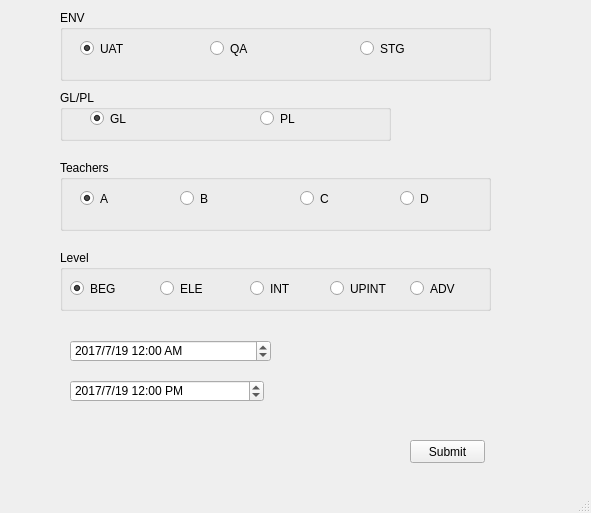
<?xml version="1.0" encoding="UTF-8"?>
<ui version="4.0">
 <class>MainWindow</class>
 <widget class="QMainWindow" name="MainWindow">
  <property name="geometry">
   <rect>
    <x>0</x>
    <y>0</y>
    <width>591</width>
    <height>513</height>
   </rect>
  </property>
  <property name="windowTitle">
   <string>MainWindow</string>
  </property>
  <widget class="QWidget" name="centralwidget">
   <widget class="QPushButton" name="pushButton">
    <property name="geometry">
     <rect>
      <x>410</x>
      <y>440</y>
      <width>75</width>
      <height>23</height>
     </rect>
    </property>
    <property name="text">
     <string>Submit</string>
    </property>
   </widget>
   <widget class="QGroupBox" name="groupBox">
    <property name="geometry">
     <rect>
      <x>60</x>
      <y>10</y>
      <width>431</width>
      <height>71</height>
     </rect>
    </property>
    <property name="title">
     <string>ENV</string>
    </property>
    <widget class="QRadioButton" name="radioButton">
     <property name="geometry">
      <rect>
       <x>20</x>
       <y>30</y>
       <width>82</width>
       <height>17</height>
      </rect>
     </property>
     <property name="text">
      <string>UAT</string>
     </property>
     <property name="checked">
      <bool>true</bool>
     </property>
    </widget>
    <widget class="QRadioButton" name="radioButton_2">
     <property name="geometry">
      <rect>
       <x>150</x>
       <y>30</y>
       <width>82</width>
       <height>17</height>
      </rect>
     </property>
     <property name="text">
      <string>QA</string>
     </property>
    </widget>
    <widget class="QRadioButton" name="radioButton_3">
     <property name="geometry">
      <rect>
       <x>300</x>
       <y>30</y>
       <width>82</width>
       <height>17</height>
      </rect>
     </property>
     <property name="text">
      <string>STG</string>
     </property>
    </widget>
   </widget>
   <widget class="QGroupBox" name="groupBox_3">
    <property name="geometry">
     <rect>
      <x>60</x>
      <y>160</y>
      <width>431</width>
      <height>71</height>
     </rect>
    </property>
    <property name="title">
     <string>Teachers</string>
    </property>
    <widget class="QRadioButton" name="radioButton_6">
     <property name="geometry">
      <rect>
       <x>20</x>
       <y>30</y>
       <width>82</width>
       <height>17</height>
      </rect>
     </property>
     <property name="text">
      <string>A</string>
     </property>
     <property name="checked">
      <bool>true</bool>
     </property>
    </widget>
    <widget class="QRadioButton" name="radioButton_7">
     <property name="geometry">
      <rect>
       <x>120</x>
       <y>30</y>
       <width>82</width>
       <height>17</height>
      </rect>
     </property>
     <property name="text">
      <string>B</string>
     </property>
    </widget>
    <widget class="QRadioButton" name="radioButton_8">
     <property name="geometry">
      <rect>
       <x>240</x>
       <y>30</y>
       <width>82</width>
       <height>17</height>
      </rect>
     </property>
     <property name="text">
      <string>C</string>
     </property>
    </widget>
    <widget class="QRadioButton" name="radioButton_9">
     <property name="geometry">
      <rect>
       <x>340</x>
       <y>30</y>
       <width>82</width>
       <height>17</height>
      </rect>
     </property>
     <property name="text">
      <string>D</string>
     </property>
    </widget>
   </widget>
   <widget class="QGroupBox" name="groupBox_4">
    <property name="geometry">
     <rect>
      <x>60</x>
      <y>250</y>
      <width>431</width>
      <height>61</height>
     </rect>
    </property>
    <property name="title">
     <string>Level</string>
    </property>
    <widget class="QRadioButton" name="radioButton_10">
     <property name="geometry">
      <rect>
       <x>10</x>
       <y>30</y>
       <width>82</width>
       <height>17</height>
      </rect>
     </property>
     <property name="text">
      <string>BEG</string>
     </property>
     <property name="checked">
      <bool>true</bool>
     </property>
    </widget>
    <widget class="QRadioButton" name="radioButton_11">
     <property name="geometry">
      <rect>
       <x>100</x>
       <y>30</y>
       <width>82</width>
       <height>17</height>
      </rect>
     </property>
     <property name="text">
      <string>ELE</string>
     </property>
    </widget>
    <widget class="QRadioButton" name="radioButton_12">
     <property name="geometry">
      <rect>
       <x>190</x>
       <y>30</y>
       <width>82</width>
       <height>17</height>
      </rect>
     </property>
     <property name="text">
      <string>INT</string>
     </property>
    </widget>
    <widget class="QRadioButton" name="radioButton_13">
     <property name="geometry">
      <rect>
       <x>270</x>
       <y>30</y>
       <width>82</width>
       <height>17</height>
      </rect>
     </property>
     <property name="text">
      <string>UPINT</string>
     </property>
    </widget>
    <widget class="QRadioButton" name="radioButton_14">
     <property name="geometry">
      <rect>
       <x>350</x>
       <y>30</y>
       <width>82</width>
       <height>17</height>
      </rect>
     </property>
     <property name="text">
      <string>ADV</string>
     </property>
    </widget>
   </widget>
   <widget class="QDateTimeEdit" name="dateTimeEdit">
    <property name="geometry">
     <rect>
      <x>70</x>
      <y>340</y>
      <width>201</width>
      <height>22</height>
     </rect>
    </property>
    <property name="acceptDrops">
     <bool>false</bool>
    </property>
    <property name="dateTime">
     <datetime>
      <hour>0</hour>
      <minute>0</minute>
      <second>0</second>
      <year>2017</year>
      <month>7</month>
      <day>19</day>
     </datetime>
    </property>
    <property name="date">
     <date>
      <year>2017</year>
      <month>7</month>
      <day>19</day>
     </date>
    </property>
    <property name="displayFormat">
     <string>yyyy/M/d h:mm AP</string>
    </property>
   </widget>
   <widget class="QDateTimeEdit" name="dateTimeEdit_2">
    <property name="geometry">
     <rect>
      <x>70</x>
      <y>380</y>
      <width>194</width>
      <height>22</height>
     </rect>
    </property>
    <property name="dateTime">
     <datetime>
      <hour>12</hour>
      <minute>0</minute>
      <second>0</second>
      <year>2017</year>
      <month>7</month>
      <day>19</day>
     </datetime>
    </property>
    <property name="date">
     <date>
      <year>2017</year>
      <month>7</month>
      <day>19</day>
     </date>
    </property>
    <property name="time">
     <time>
      <hour>12</hour>
      <minute>0</minute>
      <second>0</second>
     </time>
    </property>
    <property name="displayFormat">
     <string>yyyy/M/d h:mm AP</string>
    </property>
   </widget>
   <widget class="QGroupBox" name="groupBox_2">
    <property name="geometry">
     <rect>
      <x>60</x>
      <y>90</y>
      <width>331</width>
      <height>51</height>
     </rect>
    </property>
    <property name="title">
     <string>GL/PL</string>
    </property>
    <widget class="QRadioButton" name="radioButton_4">
     <property name="geometry">
      <rect>
       <x>30</x>
       <y>20</y>
       <width>82</width>
       <height>17</height>
      </rect>
     </property>
     <property name="text">
      <string>GL</string>
     </property>
     <property name="checked">
      <bool>true</bool>
     </property>
    </widget>
    <widget class="QRadioButton" name="radioButton_5">
     <property name="geometry">
      <rect>
       <x>200</x>
       <y>20</y>
       <width>82</width>
       <height>17</height>
      </rect>
     </property>
     <property name="text">
      <string>PL</string>
     </property>
    </widget>
   </widget>
  </widget>
  <widget class="QMenuBar" name="menubar">
   <property name="geometry">
    <rect>
     <x>0</x>
     <y>0</y>
     <width>591</width>
     <height>21</height>
    </rect>
   </property>
  </widget>
  <widget class="QStatusBar" name="statusbar"/>
 </widget>
 <resources/>
 <connections/>
</ui>
